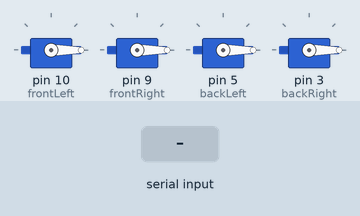
Simulated run of this sketch. Board: Arduino Uno, built with avr-gcc and run on an emulated ATmega328P. On the bench: 4 × servo. The test bench sets the inputs (shaded band). What the sketch prints to the serial monitor is not drawn.

Above: at 1.2 s.
1.3 s: "z" received over Serial
At 2.5 s:
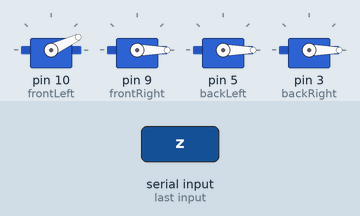
2.8 s: byte 118 ('v') received over Serial
At 3.7 s:
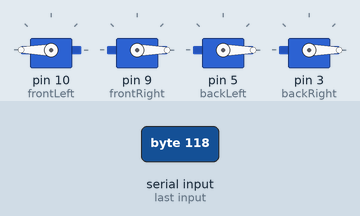
4.3 s: byte 102 ('f') received over Serial
At 4.7 s:
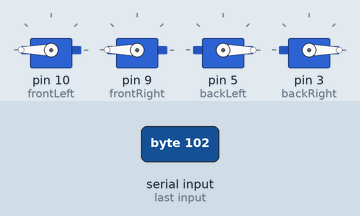
5.8 s: "q" received over Serial
At 7.0 s:
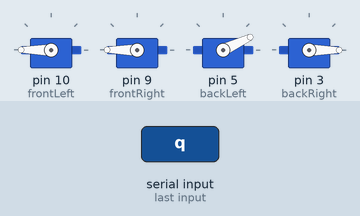
7.3 s: byte 114 ('r') received over Serial
At 8.3 s:
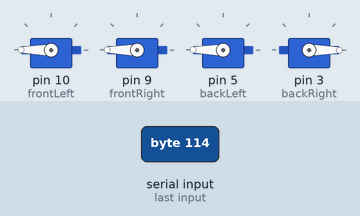
8.8 s: byte 52 ('4') received over Serial
At 9.4 s:
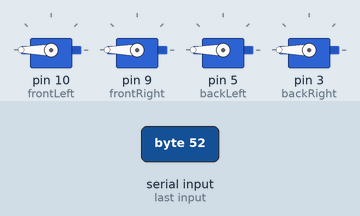
Timing chart, 0 to 11.3 s (numbered marks = the images above; inputs shaded):
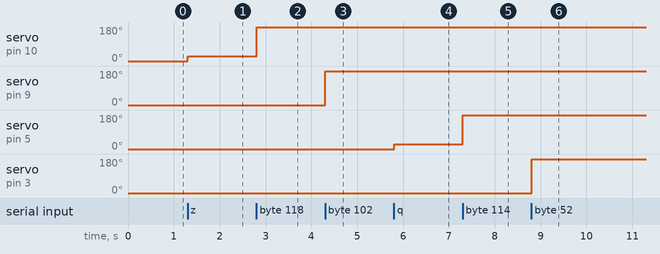

Measured:
- after the input at 1.3 s, servo on pin 10 (frontLeft): 0° → 25° at once
- after the input at 2.8 s, servo on pin 10 (frontLeft): 25° → 180° at once
- after the input at 4.3 s, servo on pin 9 (frontRight): 0° → 180° at once
- after the input at 5.8 s, servo on pin 5 (backLeft): 0° → 25° at once
- after the input at 7.3 s, servo on pin 5 (backLeft): 25° → 180° at once
- after the input at 8.8 s, servo on pin 3 (backRight): 0° → 180° at once

The sketch:

ESC_calibration.ino
```cpp
float speeds[] = {0,0,0,0};

int maxSpeed = 2400;
int minSpeed = 800;
int highSpeed = 2000;
int lowSpeed = 1000;
int off = 0;

int action;

#include <Servo.h>

Servo frontLeft, frontRight, backLeft, backRight;

//==========SERVO

// Begin servos
void servoSetup(){
  frontLeft.attach(10);
  frontRight.attach(9);
  backLeft.attach(5);
  backRight.attach(3);
  fL(off);
  fR(off);
  bL(off);
  bR(off);
  servoSetSpeeds(speeds);
}

void fL(int s){
  frontLeft.writeMicroseconds(s);
}
void fR(int s){
  frontRight.writeMicroseconds(s);
}
void bL(int s){
  backLeft.writeMicroseconds(s);
}
void bR(int s){
  backRight.writeMicroseconds(s);
}
void servoSetSpeeds(float* speeds){
  fL((int)speeds[0]);
  fR((int)speeds[1]);
  bL((int)speeds[2]);
  bR((int)speeds[3]);
}

void calibrateServos()
{
                            /* Controls
                             *       minSpeed | -10  | +10  | maxSpeed
                             *  bR :    1    ->  2  ->  3  ->   4
                             *  bL :    q    ->  w  ->  e  ->   r
                             *  fR :    a    ->  s  ->  d  ->   f
                             *  fL :    z    ->  x  ->  c  ->   v
                             *
                             *  'space' = off
                             */
  action = Serial.read();
  switch (action)
  {
    case 'z':
      speeds[0] = minSpeed;
      break;
    case 'a':
      speeds[1] = minSpeed;
      break;
    case 'q':
      speeds[2] = minSpeed;
      break;
    case '1':
      speeds[3] = minSpeed;
      break;
    case 'x':
      speeds[0] -= 10;
      break;
    case 's':
      speeds[1] -= 10;
      break;
    case 'w':
      speeds[2] -= 10;
      break;
    case '2':
      speeds[3] -= 10;
      break;
    case 'c':
      speeds[0] += 10;
      break;
    case 'd':
      speeds[1] += 10;
      break;
    case 'e':
      speeds[2] += 10;
      break;
    case '3':
      speeds[3] += 10;
      break;
    case 'v':
      speeds[0] = maxSpeed;
      break;
    case 'f':
      speeds[1] = maxSpeed;
      break;
    case 'r':
      speeds[2] = maxSpeed;
      break;
    case '4':
      speeds[3] = maxSpeed;
      break;
    case ' ':
      speeds[0] = speeds[1] = speeds[2] = speeds[3] = off;
      break;
  }
}

void setup()
{
  Serial.begin(115200);
  servoSetup();
}

void loop()
{
  calibrateServos();
  Serial.print("\n\rSpeeds: "); Serial.print(speeds[0]); Serial.print("\t"); Serial.print(speeds[1]); Serial.print("\t"); Serial.print(speeds[2]); Serial.print("\t"); Serial.print(speeds[3]); Serial.print("\t");
  servoSetSpeeds(speeds);
}
```
